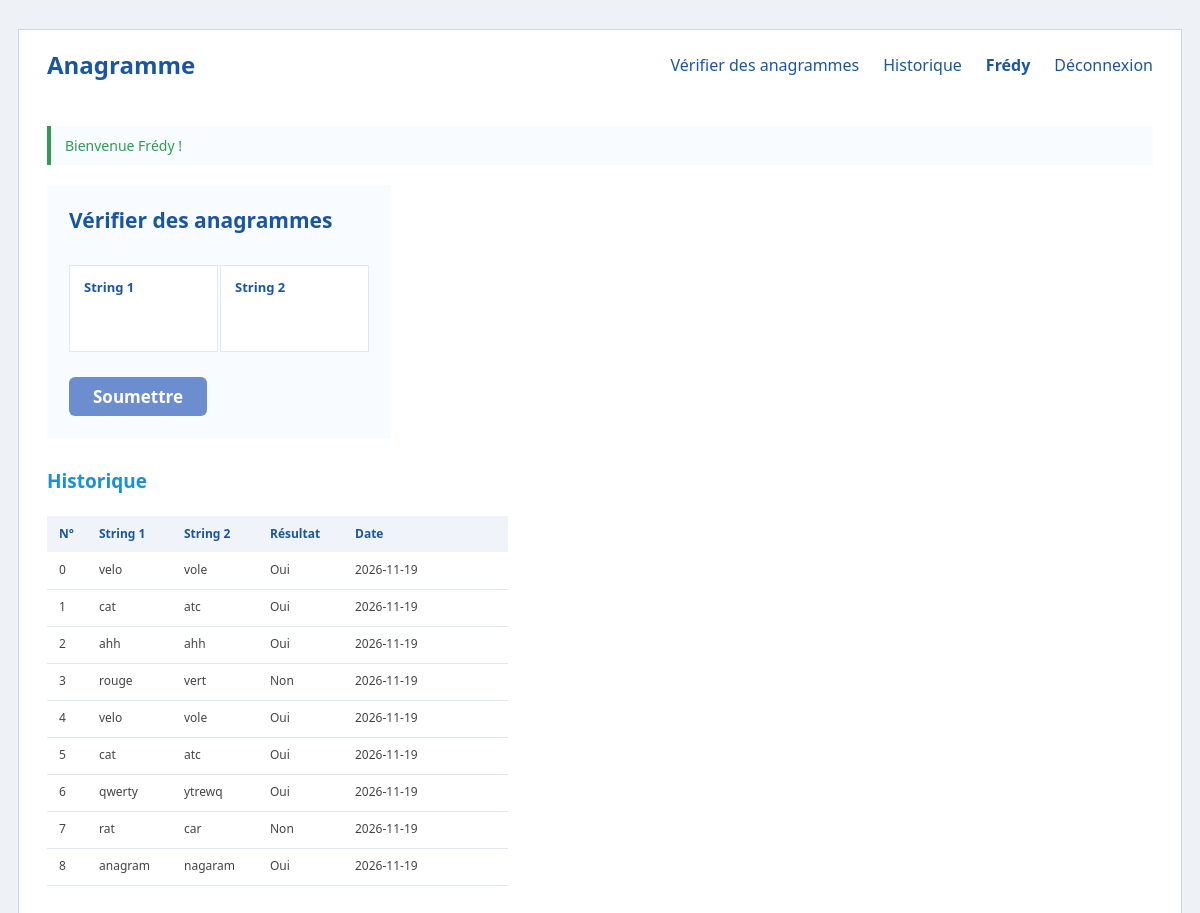
/index.php (signed in), run on the app's committed database.
### tables this page shows
CREATE TABLE verifications (
    id           INT UNSIGNED AUTO_INCREMENT PRIMARY KEY,
    user_id      INT UNSIGNED NULL,
    guest_token  VARCHAR(64) NULL,
    string1      VARCHAR(255) NOT NULL,
    string2      VARCHAR(255) NOT NULL,
    is_anagram   TINYINT(1) NOT NULL,
    created_at   DATETIME NOT NULL DEFAULT CURRENT_TIMESTAMP,
    CONSTRAINT fk_verifications_user FOREIGN KEY (user_id) REFERENCES users(id) ON DELETE CASCADE
);

### includes/functions.php (called while the page is built, shortened)
<?php
function e(?string $value): string
{
    return htmlspecialchars($value ?? '', ENT_QUOTES | ENT_SUBSTITUTE, 'UTF-8');
}
function is_logged_in(): bool
{
    return isset($_SESSION['user_id'], $_SESSION['username']);
}
function consume_flash(): ?array
{
    $flash = $_SESSION['flash'];
    return is_array($flash) ? $flash : null;
}

### config/database.php (called while the page is built, shortened)
<?php
function getPdo(): PDO
{
    $dsn = sprintf(
        'mysql:host=%s;port=%d;dbname=%s;charset=%s',
        DB_HOST,
        DB_PORT,
        DB_NAME,
        DB_CHARSET
    );
    $pdo = new PDO($dsn, DB_USER, DB_PASS, [
        PDO::ATTR_ERRMODE            => PDO::ERRMODE_EXCEPTION,
        PDO::ATTR_DEFAULT_FETCH_MODE => PDO::FETCH_ASSOC,
        PDO::ATTR_EMULATE_PREPARES   => false,
    ]);
    return $pdo;
}

### index.php (the view, shortened to what this page needs)
<?php
$pageTitle = 'Vérificateur d’anagrammes';
$string1 = '';
$string2 = '';
$result = null;
$rows = [];
if (is_logged_in()) {
    try {
        $statement = getPdo()->prepare(
            'SELECT string1, string2, is_anagram, created_at
             FROM verifications
             WHERE user_id = :user_id
             ORDER BY id ASC'
        );
        $statement->execute(['user_id' => (int) $_SESSION['user_id']]);
        $rows = $statement->fetchAll();
    } catch (Throwable $exception) {
        $rows = [];
    }
}
$formAction = BASE_URL . '/index.php';
require_once __DIR__ . '/includes/header.php';
?>
<div class="panel">
    <h1>Vérifier des anagrammes</h1>
    <form id="verification-form" class="verification-form" method="post" action="<?= e($formAction) ?>" novalidate>
        <div class="fields">
            <?php foreach ([1 => $string1, 2 => $string2] as $number => $value): ?>
                <div class="field">
                    <label for="string<?= $number ?>">String <?= $number ?></label>
                    <div class="input-wrap">
                        <input
                            id="string<?= $number ?>"
                            name="string<?= $number ?>"
                            type="text"
                            maxlength="255"
                            autocomplete="off"
                            class="text-input <?= $result !== null ? ($result ? 'is-ok' : 'is-ko') : '' ?>"
                            value="<?= e($value) ?>"
                        >
                    </div>
                </div>
            <?php endforeach; ?>
        </div>
    </form>
    <div class="form-actions">
        <button class="btn" type="submit" form="verification-form">Soumettre</button>
    </div>
</div>
<?php if (is_logged_in()): ?>
    <section class="history" id="historique">
        <h2>Historique</h2>
        <?php if ($rows === []): ?>
            <p class="empty-state">Aucune vérification pour le moment.</p>
        <?php else: ?>
            <table>
                <colgroup>
                    <col style="width:40px">
                    <col style="width:85px">
                    <col style="width:86px">
                    <col style="width:85px">
                    <col style="width:165px">
                </colgroup>
                <thead>
                <tr>
                    <th>N°</th>
                    <th>String 1</th>
                    <th>String 2</th>
                    <th>Résultat</th>
                    <th>Date</th>
                </tr>
                </thead>
                <tbody>
                <?php foreach ($rows as $index => $row): ?>
                    <tr>
                        <td><?= $index ?></td>
                        <td><?= e($row['string1']) ?></td>
                        <td><?= e($row['string2']) ?></td>
                        <td><?= (int) $row['is_anagram'] === 1 ? 'Oui' : 'Non' ?></td>
                        <td><?= e(date('Y-m-d', strtotime((string) $row['created_at']))) ?></td>
                    </tr>
                <?php endforeach; ?>
                </tbody>
            </table>
        <?php endif; ?>
    </section>
<?php endif; ?>
<?php require_once __DIR__ . '/includes/footer.php'; ?>

### includes/header.php (shortened to what this page needs)
<?php
$flash = consume_flash();
$authPage = in_array($pageTitle ?? '', ['Inscription', 'Connexion'], true);
$layoutClass = '';
$resultClass = '';
?>
<!doctype html>
<html lang="fr">
<head>
    <link rel="stylesheet" href="<?= BASE_URL ?>/assets/css/style.css">
</head>
<body class="<?= trim($layoutClass . ($authPage ? ' auth-page' : '') . $resultClass) ?>">
<div class="card">
    <header class="site-header">
        <a class="brand" href="<?= BASE_URL ?>/index.php">Anagramme</a>
        <nav class="main-nav" aria-label="Navigation principale">
            <a href="<?= BASE_URL ?>/index.php">Vérifier des anagrammes</a>
            <?php if (is_logged_in()): ?>
                <a href="<?= BASE_URL ?>/index.php#historique">Historique</a>
                <span class="user-badge"><?= e($_SESSION['username']) ?></span>
                <a href="<?= BASE_URL ?>/auth/logout.php">Déconnexion</a>
            <?php else: ?>
                <a href="<?= BASE_URL ?>/auth/login.php">Se connecter</a>
            <?php endif; ?>
        </nav>
    </header>
    <div class="card-body">
        <?php if ($flash !== null): ?>
            <div class="alert alert-<?= e($flash['type']) ?>" role="alert">
                <?= e($flash['message']) ?>
            </div>
        <?php endif; ?>

### includes/footer.php (shortened to what this page needs)
    </div>
</div>
</body>
</html>

### assets/css/style.css (style rules this page uses)
:root { --bg: #EEF2F7; --card: #FFFFFF; --panel: #F8FBFF; --blue: #1A56A0; --blue-btn: #6D8ECE; --blue-link: #1A91D1; --border: #C9DCF5; --border-soft: #E1E7F0; --border-strong:#B9C3D2; --green: #2E9D4F; --red: #D93025; --error-bg: #FDECEA; --text: #444444; --table-head: #F0F4FA; --cols: 1; --gap: 0px; --form-width: 323px; --field-border: 0 solid transparent; --field-pad: 0px; --field-bg: transparent; --field-height: auto; --label-gap: 6px; --label-size: 15px; --input-border: 2px solid var(--border); --input-height: 41px; --input-pad-right: 38px; --clear-right: 8px; --clear-top: 50%; --clear-bottom: auto; --clear-transform: translateY(-50%); --label-indent: 17px; --input-indent: 30px; --card-pad-top: 24px; }
@media (min-width: 900px) { :root { --cols: 2; --gap: 2px; --form-width: 300px; --field-border: 1px solid var(--border-soft); --field-pad: 12px 14px; --field-bg: #FFFFFF; --field-height: 82px; --label-gap: 12px; --label-size: 13px; --input-border: 0 solid transparent; --input-height: 30px; --input-pad-right: 0px; --clear-right: 30px; --clear-top: auto; --clear-bottom: 24px; --clear-transform: none; --label-indent: 0px; --input-indent: 12px; --card-pad-top: 18px; } }
* { box-sizing: border-box; }
html { background: var(--bg); }
body { margin: 0; background: var(--bg); color: var(--text); font-family: "Segoe UI", Tahoma, Geneva, Verdana, sans-serif; font-size: 16px; line-height: 1.4; }
a { color: var(--blue); text-decoration: none; }
.card { position: relative; overflow: hidden; background: var(--card); border: 1px solid #CDD6E2; margin: 29px 18px 0; padding: var(--card-pad-top) 28px 28px; min-height: 517px; }
.card::after { content: ''; position: absolute; inset: 0 auto 0 0; width: 0; pointer-events: none; z-index: 0; opacity: 0.10; }
.card > * { position: relative; z-index: 1; }
.site-header { display: flex; align-items: center; justify-content: space-between; gap: 20px; padding-bottom: 20px; }
.brand { font-size: 24px; font-weight: 700; color: var(--blue); white-space: nowrap; }
.main-nav { display: flex; align-items: center; gap: 24px; flex-wrap: wrap; }
.main-nav a, .user-badge { font-size: 16px; color: var(--blue); }
.user-badge { font-weight: 600; }
.card-body { padding-top: 24px; }
.panel { display: inline-block; vertical-align: top; background: var(--panel); padding: 22px; }
.panel h1 { margin: 0 0 31px; color: var(--blue); font-size: 21px; font-weight: 700; line-height: 1.3; }
.verification-form { width: var(--form-width); }
.fields { display: grid; grid-template-columns: repeat(var(--cols), 1fr); gap: var(--gap); }
.field { position: relative; margin-bottom: 15px; border: var(--field-border); padding: var(--field-pad); background: var(--field-bg); min-height: var(--field-height); }
.field label { display: block; margin-bottom: var(--label-gap); padding-left: var(--label-indent); color: var(--blue); font-size: var(--label-size); font-weight: 600; }
.input-wrap { position: relative; }
.text-input { width: 100%; height: var(--input-height); padding: 6px var(--input-pad-right) 6px var(--input-indent); font-family: inherit; font-size: 18px; color: var(--text); background: #FFFFFF; border: var(--input-border); border-radius: 6px; outline: none; }
.form-actions { margin-top: 10px; }
.btn { display: inline-block; height: 39px; padding: 0 24px; border: 0; border-radius: 6px; background: var(--blue-btn); color: #FFFFFF; font-family: inherit; font-size: 17px; font-weight: 600; line-height: 39px; cursor: pointer; }
.alert { margin: 0 0 20px; padding: 10px 14px; border-left: 4px solid var(--blue-btn); background: var(--panel); font-size: 14px; }
.alert-success { border-color: var(--green); color: var(--green); }
.history { margin-top: 30px; }
.history h2 { margin: 0 0 22px; color: var(--blue-link); font-size: 19px; font-weight: 700; }
.history table { width: 461px; table-layout: fixed; border-collapse: collapse; font-size: 12px; }
.history th { height: 36px; padding: 8px 12px; background: var(--table-head); color: var(--blue); text-align: left; font-weight: 600; }
.history td { height: 37px; padding: 8px 12px; border-bottom: 1px solid var(--border-soft); }

### data on the page
verifications: index "0", string1 "velo", string2 "vole", is_anagram "Oui", created_at "2026-11-19"
verifications: index "1", string1 "cat", string2 "atc", is_anagram "Oui", created_at "2026-11-19"
verifications: index "2", string1 "ahh", string2 "ahh", is_anagram "Oui", created_at "2026-11-19"
verifications: index "3", string1 "rouge", string2 "vert", is_anagram "Non", created_at "2026-11-19"
verifications: index "4", string1 "velo", string2 "vole", is_anagram "Oui", created_at "2026-11-19"
verifications: index "5", string1 "cat", string2 "atc", is_anagram "Oui", created_at "2026-11-19"
verifications: index "6", string1 "qwerty", string2 "ytrewq", is_anagram "Oui", created_at "2026-11-19"
verifications: index "7", string1 "rat", string2 "car", is_anagram "Non", created_at "2026-11-19"
verifications: index "8", string1 "anagram", string2 "nagaram", is_anagram "Oui", created_at "2026-11-19"

### other printed values
$_SESSION['username'] "Frédy"
$flash['message'] "Bienvenue Frédy !"
$number "1"
$number "2"
